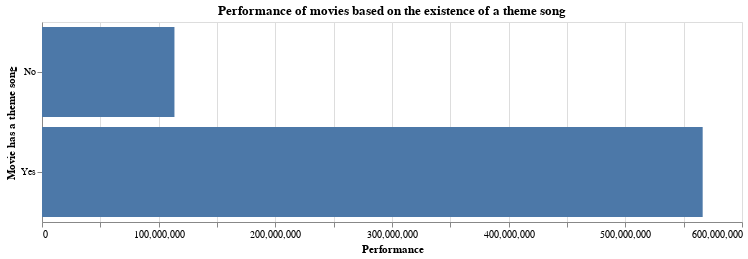

Notebook code cell kept with this figure:
### Markdown cell above
It seems that our hypothesis is correct. Movies **with** a theme song outperform those **without** a theme song.

Let's visualize this:

### Code cell
(alt.Chart(characters_gross_song_mean, width=700, height=200)
    .mark_bar()
    .encode(
        x=alt.X('inflation_adjusted_gross:Q', title='Performance'),
        y=alt.Y('has_song:O', title='Movie has a theme song')
    )
    .properties(title="Performance of movies based on the existence of a theme song"))

### Figure 1 — Vega-Lite specification as saved in the notebook (floating-point values rounded to 4 significant figures)
{"config": {"view": {"continuousWidth": 400, "continuousHeight": 300}}, "data": {"name": "data-567b0fdf8e0e80d9aea89766dd8387b7"}, "mark": "bar", "encoding": {"x": {"type": "quantitative", "field": "inflation_adjusted_gross", "title": "Performance"}, "y": {"type": "ordinal", "field": "has_song", "title": "Movie has a theme song"}}, "height": 200, "title": "Performance of movies based on the existence of a theme song", "width": 700, "$schema": "https://vega.github.io/schema/vega-lite/v4.8.1.json", "datasets": {"data-567b0fdf8e0e80d9aea89766dd8387b7": [{"has_song": "No", "inflation_adjusted_gross": 113500000.0}, {"has_song": "Yes", "inflation_adjusted_gross": 566300000.0}]}}
